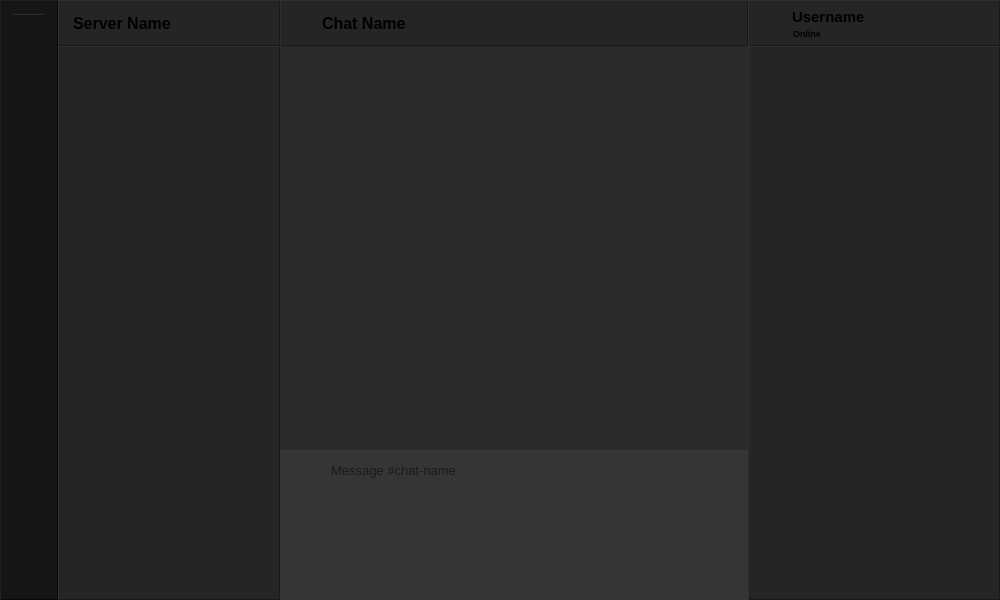
<?xml version="1.0" encoding="UTF-8"?>
<ui version="4.0">
 <class>main_page</class>
 <widget class="QWidget" name="main_page">
  <property name="geometry">
   <rect>
    <x>0</x>
    <y>0</y>
    <width>1000</width>
    <height>600</height>
   </rect>
  </property>
  <property name="minimumSize">
   <size>
    <width>1000</width>
    <height>600</height>
   </size>
  </property>
  <property name="windowTitle">
   <string>Form</string>
  </property>
  <property name="layoutDirection">
   <enum>Qt::LayoutDirection::LeftToRight</enum>
  </property>
  <property name="styleSheet">
   <string notr="true">#frame_side_panel, #btn_server_title, #frame_chat_title, #frame_controls, #frame_members {
	background-color: #252525;
	border-top: 1px solid #303030;
	border-left: 1px solid #303030;
	border-bottom: 1px solid #181818;
	border-right: 1px solid #181818;
}

#frame_servers {
	background-color: #151515;
	border-top: 1px solid #202020;
	border-left: 1px solid #202020;
	border-bottom: 1px solid #080808;
	border-right: 1px solid #080808;
}

#frame_messagebox {
	background-color: #353535;
}

#scrollcontent_chat {
	background-color: #2A2A2A;
}

#scrollcontent_servers {
	background-color: #151515;
}

#divider_servers {
	background-color: #252525;
}

#frame_serverlist_pinned {
	padding-bottom: 6px;
}

#frame_serverlist {
	padding-top: 6px;
	padding-bottom: 6px;
}

#frame_serverlist[drag=&quot;true&quot;] {
	background-color: #202020;
	border-radius: 6px;
}

#frame_serverlist #btn_create_server {
	color: #808080;
	background-color: #2A2A2A;
	border-radius: 10px;
}
#frame_serverlist #btn_create_server[highlight=&quot;true&quot;] {color: white;}

#frame_serverlist #btn_create_server:hover {
	background-color: #353535;
}

#label_servername {
	margin-left: 4px;
	font-size: 12pt;
	font-weight: 700;
}

#icon_chat {
	margin: 6px;
	color: #808080;
}

#label_chatname {
	font-size: 12pt;
	font-weight: 700;
}

#scrollcontent_chatlist, #scrollcontent_members {
	background-color: #252525;
}

#widget_chatlist #drop_target {
	border: 2px solid #353535;
	border-radius: 6px;
}

#icon_userstatus {
	padding: 2px;
}

#btn_profile {
	border-radius: 6px;
}

#label_userstatus {
	margin-left: 4px;
	font-size: 7pt;
	font-weight: 600;
}

#label_username {
	margin-left: 1px;
	font-size: 11pt;
	font-weight: 600;
}

#btn_notifications, #btn_pinned_messages,
#btn_settings, #btn_search, #btn_attachment, #btn_emoji, #btn_send {
	background: none;
	border: none;
	border-radius: 6px;
}

#btn_notifications, #btn_pinned_messages,
#btn_settings, #btn_search {color: #808080;}

#btn_notifications[highlight=&quot;true&quot;], #btn_pinned_messages[highlight=&quot;true&quot;],
#btn_settings[highlight=&quot;true&quot;], #btn_search[highlight=&quot;true&quot;] {color: white;}

#btn_server_title:hover, #btn_server_title:focus, #btn_server_title[checked=&quot;true&quot;],
#btn_profile:hover, #btn_profile:focus, #btn_profile[checked=&quot;true&quot;] {
	background-color: #303030;
}

#btn_send {color: #A0A0A0;}
#btn_send:disabled {color: #808080;}
#btn_send:hover {color: white;}

#btn_attachment:hover, #btn_emoji:hover, #btn_send:hover {
	background-color: #454545;
}

#btn_notifications:checked, #btn_pinned_messages:checked, #btn_search:checked {
	background-color: #404040;
}

#btn_emoji:checked {
	background-color: #555555;
}

#icon_server_dropdown {
	margin: 8px;
}

#textbox {
	background-color: #353535;
	font-size: 10pt;
}</string>
  </property>
  <layout class="QGridLayout" name="layout_main_page" rowstretch="0,1,0" columnstretch="0,0,1,0">
   <property name="leftMargin">
    <number>0</number>
   </property>
   <property name="topMargin">
    <number>0</number>
   </property>
   <property name="rightMargin">
    <number>0</number>
   </property>
   <property name="bottomMargin">
    <number>0</number>
   </property>
   <property name="spacing">
    <number>0</number>
   </property>
   <item row="0" column="2">
    <widget class="QFrame" name="frame_chat_title">
     <property name="sizePolicy">
      <sizepolicy hsizetype="Preferred" vsizetype="Fixed">
       <horstretch>0</horstretch>
       <verstretch>0</verstretch>
      </sizepolicy>
     </property>
     <property name="minimumSize">
      <size>
       <width>0</width>
       <height>46</height>
      </size>
     </property>
     <property name="maximumSize">
      <size>
       <width>16777215</width>
       <height>46</height>
      </size>
     </property>
     <property name="frameShape">
      <enum>QFrame::Shape::NoFrame</enum>
     </property>
     <property name="frameShadow">
      <enum>QFrame::Shadow::Raised</enum>
     </property>
     <layout class="QHBoxLayout" name="layout_chat_title">
      <property name="spacing">
       <number>3</number>
      </property>
      <property name="leftMargin">
       <number>6</number>
      </property>
      <property name="topMargin">
       <number>6</number>
      </property>
      <property name="rightMargin">
       <number>6</number>
      </property>
      <property name="bottomMargin">
       <number>6</number>
      </property>
      <item>
       <widget class="IconWidget" name="icon_chat">
        <property name="minimumSize">
         <size>
          <width>32</width>
          <height>32</height>
         </size>
        </property>
        <property name="maximumSize">
         <size>
          <width>32</width>
          <height>32</height>
         </size>
        </property>
        <property name="text">
         <string notr="true"/>
        </property>
        <property name="pixmap">
         <pixmap resource="../../resources/index.qrc">:/icons/text_chat</pixmap>
        </property>
        <property name="scaledContents">
         <bool>true</bool>
        </property>
       </widget>
      </item>
      <item>
       <widget class="QLabel" name="label_chatname">
        <property name="text">
         <string notr="true">Chat Name</string>
        </property>
       </widget>
      </item>
      <item>
       <widget class="IconButton" name="btn_notifications">
        <property name="minimumSize">
         <size>
          <width>32</width>
          <height>32</height>
         </size>
        </property>
        <property name="maximumSize">
         <size>
          <width>32</width>
          <height>32</height>
         </size>
        </property>
        <property name="text">
         <string notr="true"/>
        </property>
        <property name="icon">
         <iconset theme="QIcon::ThemeIcon::AudioVolumeHigh"/>
        </property>
        <property name="iconSize">
         <size>
          <width>24</width>
          <height>24</height>
         </size>
        </property>
        <property name="checkable">
         <bool>true</bool>
        </property>
       </widget>
      </item>
      <item>
       <widget class="IconButton" name="btn_pinned_messages">
        <property name="minimumSize">
         <size>
          <width>32</width>
          <height>32</height>
         </size>
        </property>
        <property name="maximumSize">
         <size>
          <width>32</width>
          <height>32</height>
         </size>
        </property>
        <property name="text">
         <string notr="true"/>
        </property>
        <property name="icon">
         <iconset theme="QIcon::ThemeIcon::MailAttachment"/>
        </property>
        <property name="iconSize">
         <size>
          <width>24</width>
          <height>24</height>
         </size>
        </property>
        <property name="checkable">
         <bool>true</bool>
        </property>
       </widget>
      </item>
     </layout>
    </widget>
   </item>
   <item row="0" column="0" rowspan="3">
    <widget class="ScrollableFrame" name="frame_servers">
     <property name="sizePolicy">
      <sizepolicy hsizetype="Fixed" vsizetype="Preferred">
       <horstretch>0</horstretch>
       <verstretch>0</verstretch>
      </sizepolicy>
     </property>
     <property name="minimumSize">
      <size>
       <width>58</width>
       <height>0</height>
      </size>
     </property>
     <property name="maximumSize">
      <size>
       <width>58</width>
       <height>16777215</height>
      </size>
     </property>
     <property name="frameShape">
      <enum>QFrame::Shape::NoFrame</enum>
     </property>
     <property name="frameShadow">
      <enum>QFrame::Shadow::Raised</enum>
     </property>
     <layout class="QVBoxLayout" name="layout_servers_frame">
      <property name="spacing">
       <number>0</number>
      </property>
      <property name="leftMargin">
       <number>2</number>
      </property>
      <property name="topMargin">
       <number>6</number>
      </property>
      <property name="rightMargin">
       <number>2</number>
      </property>
      <property name="bottomMargin">
       <number>6</number>
      </property>
      <item>
       <widget class="QScrollArea" name="scroll_servers">
        <property name="sizePolicy">
         <sizepolicy hsizetype="Expanding" vsizetype="Expanding">
          <horstretch>0</horstretch>
          <verstretch>0</verstretch>
         </sizepolicy>
        </property>
        <property name="frameShape">
         <enum>QFrame::Shape::NoFrame</enum>
        </property>
        <property name="verticalScrollBarPolicy">
         <enum>Qt::ScrollBarPolicy::ScrollBarAlwaysOff</enum>
        </property>
        <property name="horizontalScrollBarPolicy">
         <enum>Qt::ScrollBarPolicy::ScrollBarAlwaysOff</enum>
        </property>
        <property name="widgetResizable">
         <bool>true</bool>
        </property>
        <property name="alignment">
         <set>Qt::AlignmentFlag::AlignLeading|Qt::AlignmentFlag::AlignLeft|Qt::AlignmentFlag::AlignTop</set>
        </property>
        <widget class="QWidget" name="scrollcontent_servers">
         <property name="geometry">
          <rect>
           <x>0</x>
           <y>0</y>
           <width>52</width>
           <height>586</height>
          </rect>
         </property>
         <layout class="QVBoxLayout" name="layout_servers">
          <property name="sizeConstraint">
           <enum>QLayout::SizeConstraint::SetDefaultConstraint</enum>
          </property>
          <property name="leftMargin">
           <number>0</number>
          </property>
          <property name="topMargin">
           <number>0</number>
          </property>
          <property name="rightMargin">
           <number>0</number>
          </property>
          <property name="bottomMargin">
           <number>0</number>
          </property>
          <item>
           <widget class="PinnedServerList" name="frame_serverlist_pinned">
            <property name="acceptDrops">
             <bool>true</bool>
            </property>
           </widget>
          </item>
          <item alignment="Qt::AlignmentFlag::AlignHCenter">
           <widget class="Line" name="divider_servers">
            <property name="minimumSize">
             <size>
              <width>32</width>
              <height>2</height>
             </size>
            </property>
            <property name="maximumSize">
             <size>
              <width>32</width>
              <height>2</height>
             </size>
            </property>
            <property name="orientation">
             <enum>Qt::Orientation::Horizontal</enum>
            </property>
           </widget>
          </item>
          <item>
           <widget class="ServerList" name="frame_serverlist">
            <property name="sizePolicy">
             <sizepolicy hsizetype="Preferred" vsizetype="Expanding">
              <horstretch>0</horstretch>
              <verstretch>0</verstretch>
             </sizepolicy>
            </property>
            <property name="acceptDrops">
             <bool>true</bool>
            </property>
           </widget>
          </item>
         </layout>
        </widget>
       </widget>
      </item>
     </layout>
    </widget>
   </item>
   <item row="0" column="1">
    <widget class="FrameButton" name="btn_server_title">
     <property name="sizePolicy">
      <sizepolicy hsizetype="Fixed" vsizetype="Fixed">
       <horstretch>0</horstretch>
       <verstretch>0</verstretch>
      </sizepolicy>
     </property>
     <property name="minimumSize">
      <size>
       <width>222</width>
       <height>46</height>
      </size>
     </property>
     <property name="maximumSize">
      <size>
       <width>222</width>
       <height>46</height>
      </size>
     </property>
     <property name="cursor">
      <cursorShape>PointingHandCursor</cursorShape>
     </property>
     <property name="focusPolicy">
      <enum>Qt::FocusPolicy::StrongFocus</enum>
     </property>
     <property name="frameShape">
      <enum>QFrame::Shape::NoFrame</enum>
     </property>
     <property name="frameShadow">
      <enum>QFrame::Shadow::Raised</enum>
     </property>
     <layout class="QHBoxLayout" name="layout_server_title" stretch="1,0">
      <property name="spacing">
       <number>3</number>
      </property>
      <property name="leftMargin">
       <number>6</number>
      </property>
      <property name="topMargin">
       <number>6</number>
      </property>
      <property name="rightMargin">
       <number>6</number>
      </property>
      <property name="bottomMargin">
       <number>6</number>
      </property>
      <item>
       <widget class="QLabel" name="label_servername">
        <property name="text">
         <string notr="true">Server Name</string>
        </property>
       </widget>
      </item>
      <item>
       <widget class="IconWidget" name="icon_server_dropdown">
        <property name="minimumSize">
         <size>
          <width>32</width>
          <height>32</height>
         </size>
        </property>
        <property name="maximumSize">
         <size>
          <width>32</width>
          <height>32</height>
         </size>
        </property>
        <property name="text">
         <string notr="true"/>
        </property>
        <property name="pixmap">
         <pixmap resource="../../resources/index.qrc">:/icons/arrow_down</pixmap>
        </property>
        <property name="scaledContents">
         <bool>true</bool>
        </property>
       </widget>
      </item>
     </layout>
    </widget>
   </item>
   <item row="0" column="3">
    <widget class="QFrame" name="frame_controls">
     <property name="sizePolicy">
      <sizepolicy hsizetype="Fixed" vsizetype="Fixed">
       <horstretch>0</horstretch>
       <verstretch>0</verstretch>
      </sizepolicy>
     </property>
     <property name="minimumSize">
      <size>
       <width>252</width>
       <height>46</height>
      </size>
     </property>
     <property name="maximumSize">
      <size>
       <width>252</width>
       <height>46</height>
      </size>
     </property>
     <property name="frameShape">
      <enum>QFrame::Shape::NoFrame</enum>
     </property>
     <property name="frameShadow">
      <enum>QFrame::Shadow::Raised</enum>
     </property>
     <layout class="QHBoxLayout" name="layout_controls" stretch="0,0,0">
      <property name="spacing">
       <number>3</number>
      </property>
      <property name="leftMargin">
       <number>3</number>
      </property>
      <property name="topMargin">
       <number>3</number>
      </property>
      <property name="rightMargin">
       <number>6</number>
      </property>
      <property name="bottomMargin">
       <number>3</number>
      </property>
      <item>
       <widget class="FrameButton" name="btn_profile">
        <property name="cursor">
         <cursorShape>PointingHandCursor</cursorShape>
        </property>
        <property name="focusPolicy">
         <enum>Qt::FocusPolicy::StrongFocus</enum>
        </property>
        <layout class="QGridLayout" name="layout_profile" rowstretch="1,0" columnstretch="0,0,1">
         <property name="leftMargin">
          <number>3</number>
         </property>
         <property name="topMargin">
          <number>3</number>
         </property>
         <property name="rightMargin">
          <number>3</number>
         </property>
         <property name="bottomMargin">
          <number>3</number>
         </property>
         <property name="spacing">
          <number>0</number>
         </property>
         <item row="1" column="1">
          <widget class="IconWidget" name="icon_userstatus">
           <property name="minimumSize">
            <size>
             <width>12</width>
             <height>12</height>
            </size>
           </property>
           <property name="maximumSize">
            <size>
             <width>12</width>
             <height>12</height>
            </size>
           </property>
           <property name="text">
            <string notr="true"/>
           </property>
           <property name="pixmap">
            <pixmap resource="../../resources/index.qrc">:/status/online</pixmap>
           </property>
           <property name="scaledContents">
            <bool>true</bool>
           </property>
          </widget>
         </item>
         <item row="0" column="2">
          <widget class="QLabel" name="label_username">
           <property name="text">
            <string notr="true">Username</string>
           </property>
          </widget>
         </item>
         <item row="1" column="2">
          <widget class="QLabel" name="label_userstatus">
           <property name="text">
            <string>Online</string>
           </property>
          </widget>
         </item>
         <item row="0" column="0" colspan="2">
          <widget class="MaskedImage" name="icon_useravatar">
           <property name="minimumSize">
            <size>
             <width>32</width>
             <height>32</height>
            </size>
           </property>
           <property name="maximumSize">
            <size>
             <width>32</width>
             <height>32</height>
            </size>
           </property>
           <property name="text">
            <string notr="true"/>
           </property>
           <property name="pixmap">
            <pixmap resource="../../resources/index.qrc">:/icons/avatar</pixmap>
           </property>
           <property name="scaledContents">
            <bool>true</bool>
           </property>
          </widget>
         </item>
        </layout>
        <zorder>icon_useravatar</zorder>
        <zorder>label_username</zorder>
        <zorder>icon_userstatus</zorder>
        <zorder>label_userstatus</zorder>
       </widget>
      </item>
      <item>
       <widget class="IconButton" name="btn_search">
        <property name="minimumSize">
         <size>
          <width>32</width>
          <height>32</height>
         </size>
        </property>
        <property name="maximumSize">
         <size>
          <width>32</width>
          <height>32</height>
         </size>
        </property>
        <property name="cursor">
         <cursorShape>PointingHandCursor</cursorShape>
        </property>
        <property name="text">
         <string notr="true"/>
        </property>
        <property name="icon">
         <iconset resource="../../resources/index.qrc">
          <normaloff>:/icons/search</normaloff>:/icons/search</iconset>
        </property>
        <property name="iconSize">
         <size>
          <width>24</width>
          <height>24</height>
         </size>
        </property>
        <property name="checkable">
         <bool>true</bool>
        </property>
       </widget>
      </item>
      <item>
       <widget class="IconButton" name="btn_settings">
        <property name="minimumSize">
         <size>
          <width>32</width>
          <height>32</height>
         </size>
        </property>
        <property name="maximumSize">
         <size>
          <width>32</width>
          <height>32</height>
         </size>
        </property>
        <property name="cursor">
         <cursorShape>PointingHandCursor</cursorShape>
        </property>
        <property name="text">
         <string notr="true"/>
        </property>
        <property name="icon">
         <iconset resource="../../resources/index.qrc">
          <normaloff>:/icons/settings</normaloff>:/icons/settings</iconset>
        </property>
        <property name="iconSize">
         <size>
          <width>24</width>
          <height>24</height>
         </size>
        </property>
       </widget>
      </item>
     </layout>
    </widget>
   </item>
   <item row="1" column="1" rowspan="2">
    <widget class="QFrame" name="frame_side_panel">
     <property name="sizePolicy">
      <sizepolicy hsizetype="Fixed" vsizetype="Preferred">
       <horstretch>0</horstretch>
       <verstretch>0</verstretch>
      </sizepolicy>
     </property>
     <property name="minimumSize">
      <size>
       <width>222</width>
       <height>0</height>
      </size>
     </property>
     <property name="maximumSize">
      <size>
       <width>222</width>
       <height>16777215</height>
      </size>
     </property>
     <property name="frameShape">
      <enum>QFrame::Shape::NoFrame</enum>
     </property>
     <property name="frameShadow">
      <enum>QFrame::Shadow::Raised</enum>
     </property>
     <layout class="QVBoxLayout" name="layout_side_panel">
      <property name="spacing">
       <number>0</number>
      </property>
      <property name="leftMargin">
       <number>0</number>
      </property>
      <property name="topMargin">
       <number>0</number>
      </property>
      <property name="rightMargin">
       <number>0</number>
      </property>
      <property name="bottomMargin">
       <number>0</number>
      </property>
      <item>
       <widget class="QScrollArea" name="scroll_chatlist">
        <property name="frameShape">
         <enum>QFrame::Shape::NoFrame</enum>
        </property>
        <property name="frameShadow">
         <enum>QFrame::Shadow::Plain</enum>
        </property>
        <property name="horizontalScrollBarPolicy">
         <enum>Qt::ScrollBarPolicy::ScrollBarAlwaysOff</enum>
        </property>
        <property name="sizeAdjustPolicy">
         <enum>QAbstractScrollArea::SizeAdjustPolicy::AdjustToContents</enum>
        </property>
        <property name="widgetResizable">
         <bool>true</bool>
        </property>
        <property name="alignment">
         <set>Qt::AlignmentFlag::AlignLeading|Qt::AlignmentFlag::AlignLeft|Qt::AlignmentFlag::AlignTop</set>
        </property>
        <widget class="QWidget" name="scrollcontent_chatlist">
         <property name="geometry">
          <rect>
           <x>0</x>
           <y>0</y>
           <width>220</width>
           <height>552</height>
          </rect>
         </property>
         <property name="minimumSize">
          <size>
           <width>220</width>
           <height>0</height>
          </size>
         </property>
         <property name="maximumSize">
          <size>
           <width>220</width>
           <height>16777215</height>
          </size>
         </property>
         <layout class="QVBoxLayout" name="layout_scroll_chatlist">
          <property name="spacing">
           <number>0</number>
          </property>
          <property name="leftMargin">
           <number>0</number>
          </property>
          <property name="topMargin">
           <number>6</number>
          </property>
          <property name="rightMargin">
           <number>0</number>
          </property>
          <property name="bottomMargin">
           <number>6</number>
          </property>
          <item>
           <widget class="ChatList" name="widget_chatlist" native="true">
            <property name="acceptDrops">
             <bool>true</bool>
            </property>
           </widget>
          </item>
         </layout>
        </widget>
       </widget>
      </item>
     </layout>
    </widget>
   </item>
   <item row="1" column="3" rowspan="2">
    <widget class="QFrame" name="frame_members">
     <property name="sizePolicy">
      <sizepolicy hsizetype="Fixed" vsizetype="Preferred">
       <horstretch>0</horstretch>
       <verstretch>0</verstretch>
      </sizepolicy>
     </property>
     <property name="minimumSize">
      <size>
       <width>252</width>
       <height>0</height>
      </size>
     </property>
     <property name="maximumSize">
      <size>
       <width>252</width>
       <height>16777215</height>
      </size>
     </property>
     <property name="frameShape">
      <enum>QFrame::Shape::NoFrame</enum>
     </property>
     <property name="frameShadow">
      <enum>QFrame::Shadow::Raised</enum>
     </property>
     <layout class="QVBoxLayout" name="layout_members">
      <property name="spacing">
       <number>0</number>
      </property>
      <property name="leftMargin">
       <number>0</number>
      </property>
      <property name="topMargin">
       <number>0</number>
      </property>
      <property name="rightMargin">
       <number>0</number>
      </property>
      <property name="bottomMargin">
       <number>0</number>
      </property>
      <item>
       <widget class="QScrollArea" name="scroll_members">
        <property name="frameShape">
         <enum>QFrame::Shape::NoFrame</enum>
        </property>
        <property name="frameShadow">
         <enum>QFrame::Shadow::Plain</enum>
        </property>
        <property name="horizontalScrollBarPolicy">
         <enum>Qt::ScrollBarPolicy::ScrollBarAlwaysOff</enum>
        </property>
        <property name="sizeAdjustPolicy">
         <enum>QAbstractScrollArea::SizeAdjustPolicy::AdjustToContents</enum>
        </property>
        <property name="widgetResizable">
         <bool>true</bool>
        </property>
        <property name="alignment">
         <set>Qt::AlignmentFlag::AlignLeading|Qt::AlignmentFlag::AlignLeft|Qt::AlignmentFlag::AlignTop</set>
        </property>
        <widget class="QWidget" name="scrollcontent_members">
         <property name="geometry">
          <rect>
           <x>0</x>
           <y>0</y>
           <width>250</width>
           <height>552</height>
          </rect>
         </property>
         <property name="maximumSize">
          <size>
           <width>250</width>
           <height>16777215</height>
          </size>
         </property>
         <layout class="QVBoxLayout" name="layout_memberlist">
          <property name="spacing">
           <number>12</number>
          </property>
          <property name="leftMargin">
           <number>6</number>
          </property>
          <property name="topMargin">
           <number>6</number>
          </property>
          <property name="rightMargin">
           <number>6</number>
          </property>
          <property name="bottomMargin">
           <number>6</number>
          </property>
          <item>
           <spacer name="spacer_members">
            <property name="orientation">
             <enum>Qt::Orientation::Vertical</enum>
            </property>
           </spacer>
          </item>
         </layout>
        </widget>
       </widget>
      </item>
     </layout>
    </widget>
   </item>
   <item row="1" column="2" rowspan="2">
    <widget class="QFrame" name="frame_chat">
     <layout class="QVBoxLayout" name="layout_chat_frame">
      <property name="spacing">
       <number>0</number>
      </property>
      <property name="leftMargin">
       <number>0</number>
      </property>
      <property name="topMargin">
       <number>0</number>
      </property>
      <property name="rightMargin">
       <number>0</number>
      </property>
      <property name="bottomMargin">
       <number>0</number>
      </property>
      <item>
       <widget class="QScrollArea" name="scroll_chat">
        <property name="frameShape">
         <enum>QFrame::Shape::NoFrame</enum>
        </property>
        <property name="verticalScrollBarPolicy">
         <enum>Qt::ScrollBarPolicy::ScrollBarAsNeeded</enum>
        </property>
        <property name="horizontalScrollBarPolicy">
         <enum>Qt::ScrollBarPolicy::ScrollBarAlwaysOff</enum>
        </property>
        <property name="widgetResizable">
         <bool>true</bool>
        </property>
        <property name="alignment">
         <set>Qt::AlignmentFlag::AlignBottom|Qt::AlignmentFlag::AlignLeading|Qt::AlignmentFlag::AlignLeft</set>
        </property>
        <widget class="QWidget" name="scrollcontent_chat">
         <property name="geometry">
          <rect>
           <x>0</x>
           <y>0</y>
           <width>468</width>
           <height>404</height>
          </rect>
         </property>
         <layout class="QVBoxLayout" name="layout_chat">
          <property name="spacing">
           <number>0</number>
          </property>
          <property name="leftMargin">
           <number>0</number>
          </property>
          <property name="topMargin">
           <number>0</number>
          </property>
          <property name="rightMargin">
           <number>0</number>
          </property>
          <property name="bottomMargin">
           <number>0</number>
          </property>
          <item>
           <spacer name="spacer_chat">
            <property name="orientation">
             <enum>Qt::Orientation::Vertical</enum>
            </property>
            <property name="sizeHint" stdset="0">
             <size>
              <width>20</width>
              <height>487</height>
             </size>
            </property>
           </spacer>
          </item>
         </layout>
        </widget>
       </widget>
      </item>
      <item>
       <widget class="QFrame" name="frame_messagebox">
        <property name="minimumSize">
         <size>
          <width>0</width>
          <height>50</height>
         </size>
        </property>
        <property name="maximumSize">
         <size>
          <width>16777215</width>
          <height>150</height>
         </size>
        </property>
        <property name="frameShape">
         <enum>QFrame::Shape::NoFrame</enum>
        </property>
        <property name="frameShadow">
         <enum>QFrame::Shadow::Raised</enum>
        </property>
        <layout class="QHBoxLayout" name="layout_messagebox" stretch="0,1,0,0">
         <item alignment="Qt::AlignmentFlag::AlignBottom">
          <widget class="QPushButton" name="btn_attachment">
           <property name="minimumSize">
            <size>
             <width>32</width>
             <height>32</height>
            </size>
           </property>
           <property name="maximumSize">
            <size>
             <width>32</width>
             <height>32</height>
            </size>
           </property>
           <property name="cursor">
            <cursorShape>PointingHandCursor</cursorShape>
           </property>
           <property name="text">
            <string notr="true"/>
           </property>
           <property name="icon">
            <iconset resource="../../resources/index.qrc">
             <normaloff>:/icons/plus</normaloff>:/icons/plus</iconset>
           </property>
          </widget>
         </item>
         <item>
          <widget class="QTextEdit" name="textbox">
           <property name="sizePolicy">
            <sizepolicy hsizetype="Preferred" vsizetype="Preferred">
             <horstretch>0</horstretch>
             <verstretch>0</verstretch>
            </sizepolicy>
           </property>
           <property name="minimumSize">
            <size>
             <width>0</width>
             <height>28</height>
            </size>
           </property>
           <property name="maximumSize">
            <size>
             <width>16777215</width>
             <height>132</height>
            </size>
           </property>
           <property name="frameShape">
            <enum>QFrame::Shape::NoFrame</enum>
           </property>
           <property name="verticalScrollBarPolicy">
            <enum>Qt::ScrollBarPolicy::ScrollBarAsNeeded</enum>
           </property>
           <property name="horizontalScrollBarPolicy">
            <enum>Qt::ScrollBarPolicy::ScrollBarAlwaysOff</enum>
           </property>
           <property name="tabChangesFocus">
            <bool>true</bool>
           </property>
           <property name="documentTitle">
            <string notr="true"/>
           </property>
           <property name="undoRedoEnabled">
            <bool>false</bool>
           </property>
           <property name="markdown">
            <string notr="true"/>
           </property>
           <property name="html">
            <string notr="true">&lt;!DOCTYPE HTML PUBLIC &quot;-//W3C//DTD HTML 4.0//EN&quot; &quot;http://www.w3.org/TR/REC-html40/strict.dtd&quot;&gt;
&lt;html&gt;&lt;head&gt;&lt;meta name=&quot;qrichtext&quot; content=&quot;1&quot; /&gt;&lt;meta charset=&quot;utf-8&quot; /&gt;&lt;style type=&quot;text/css&quot;&gt;
p, li { white-space: pre-wrap; }
hr { height: 1px; border-width: 0; }
li.unchecked::marker { content: &quot;\2610&quot;; }
li.checked::marker { content: &quot;\2612&quot;; }
&lt;/style&gt;&lt;/head&gt;&lt;body style=&quot; font-family:'Segoe UI'; font-size:10pt; font-weight:400; font-style:normal;&quot;&gt;
&lt;p style=&quot;-qt-paragraph-type:empty; margin-top:0px; margin-bottom:0px; margin-left:0px; margin-right:0px; -qt-block-indent:0; text-indent:0px;&quot;&gt;&lt;br /&gt;&lt;/p&gt;&lt;/body&gt;&lt;/html&gt;</string>
           </property>
           <property name="acceptRichText">
            <bool>true</bool>
           </property>
           <property name="placeholderText">
            <string>Message #chat-name</string>
           </property>
          </widget>
         </item>
         <item alignment="Qt::AlignmentFlag::AlignBottom">
          <widget class="QPushButton" name="btn_emoji">
           <property name="minimumSize">
            <size>
             <width>32</width>
             <height>32</height>
            </size>
           </property>
           <property name="maximumSize">
            <size>
             <width>32</width>
             <height>32</height>
            </size>
           </property>
           <property name="cursor">
            <cursorShape>PointingHandCursor</cursorShape>
           </property>
           <property name="text">
            <string notr="true"/>
           </property>
           <property name="icon">
            <iconset resource="../../resources/index.qrc">
             <normaloff>:/icons/emoji</normaloff>:/icons/emoji</iconset>
           </property>
           <property name="checkable">
            <bool>true</bool>
           </property>
          </widget>
         </item>
         <item alignment="Qt::AlignmentFlag::AlignBottom">
          <widget class="QPushButton" name="btn_send">
           <property name="enabled">
            <bool>false</bool>
           </property>
           <property name="minimumSize">
            <size>
             <width>32</width>
             <height>32</height>
            </size>
           </property>
           <property name="maximumSize">
            <size>
             <width>32</width>
             <height>32</height>
            </size>
           </property>
           <property name="cursor">
            <cursorShape>PointingHandCursor</cursorShape>
           </property>
           <property name="text">
            <string notr="true"/>
           </property>
           <property name="icon">
            <iconset resource="../../resources/index.qrc">
             <normaloff>:/icons/send</normaloff>:/icons/send</iconset>
           </property>
          </widget>
         </item>
        </layout>
       </widget>
      </item>
     </layout>
    </widget>
   </item>
  </layout>
 </widget>
 <customwidgets>
  <customwidget>
   <class>FrameButton</class>
   <extends>QFrame</extends>
   <header>widgets.common</header>
   <container>1</container>
  </customwidget>
  <customwidget>
   <class>IconWidget</class>
   <extends>QLabel</extends>
   <header>widgets.common</header>
  </customwidget>
  <customwidget>
   <class>IconButton</class>
   <extends>QPushButton</extends>
   <header>widgets.common</header>
  </customwidget>
  <customwidget>
   <class>MaskedImage</class>
   <extends>QLabel</extends>
   <header>widgets.common</header>
  </customwidget>
  <customwidget>
   <class>ScrollableFrame</class>
   <extends>QFrame</extends>
   <header>widgets.common</header>
   <container>1</container>
  </customwidget>
  <customwidget>
   <class>ServerList</class>
   <extends>QFrame</extends>
   <header>widgets.server</header>
   <container>1</container>
  </customwidget>
  <customwidget>
   <class>PinnedServerList</class>
   <extends>QFrame</extends>
   <header>widgets.server</header>
   <container>1</container>
  </customwidget>
  <customwidget>
   <class>ChatList</class>
   <extends>QWidget</extends>
   <header>widgets.chat</header>
   <container>1</container>
  </customwidget>
 </customwidgets>
 <tabstops>
  <tabstop>scroll_servers</tabstop>
  <tabstop>btn_server_title</tabstop>
  <tabstop>btn_profile</tabstop>
  <tabstop>btn_search</tabstop>
  <tabstop>btn_settings</tabstop>
  <tabstop>btn_attachment</tabstop>
  <tabstop>textbox</tabstop>
  <tabstop>btn_emoji</tabstop>
  <tabstop>btn_send</tabstop>
  <tabstop>scroll_chat</tabstop>
 </tabstops>
 <resources>
  <include location="../../resources/index.qrc"/>
 </resources>
 <connections/>
</ui>
